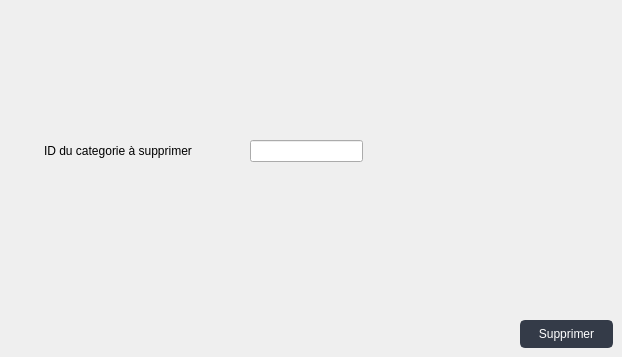
                    <widget class="QWidget" name="tab_13">
                     <attribute name="title">
                      <string>Supprimer</string>
                     </attribute>
                     <widget class="QLabel" name="label">
                      <property name="geometry">
                       <rect>
                        <x>44</x>
                        <y>130</y>
                        <width>201</width>
                        <height>41</height>
                       </rect>
                      </property>
                      <property name="text">
                       <string>ID du categorie à supprimer</string>
                      </property>
                     </widget>
                     <widget class="QPushButton" name="btn_supprimer_c">
                      <property name="geometry">
                       <rect>
                        <x>520</x>
                        <y>320</y>
                        <width>93</width>
                        <height>28</height>
                       </rect>
                      </property>
                      <property name="styleSheet">
                       <string notr="true">QPushButton {
	color: rgb(255, 255, 255);
	border: 2px solid rgb(52, 59, 72);
	font: 9pt &quot;Segoe UI&quot;;
	border-radius: 5px;	
	background-color: rgb(52, 59, 72);
}
QPushButton:hover {
	background-color: rgb(57, 65, 80);
	border: 2px solid rgb(61, 70, 86);
	

	background-position: right center;
    background-repeat: no-repeat;
}
QPushButton:pressed {	
	background-color: rgb(35, 40, 49);
	border: 2px solid rgb(43, 50, 61);
}</string>
                      </property>
                      <property name="text">
                       <string>Supprimer</string>
                      </property>
                     </widget>
                     <widget class="QLineEdit" name="id_a_supprimer">
                      <property name="geometry">
                       <rect>
                        <x>250</x>
                        <y>140</y>
                        <width>113</width>
                        <height>22</height>
                       </rect>
                      </property>
                     </widget>
                    </widget>
